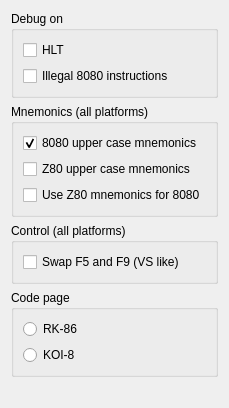
     <widget class="QWidget" name="debugTab">
      <attribute name="title">
       <string>Debugger</string>
      </attribute>
      <layout class="QVBoxLayout" name="verticalLayout_5">
       <item>
        <widget class="QGroupBox" name="debugOnGroupBox">
         <property name="title">
          <string>Debug on</string>
         </property>
         <layout class="QVBoxLayout" name="verticalLayout_3">
          <item>
           <widget class="QCheckBox" name="debugHltCheckBox">
            <property name="sizePolicy">
             <sizepolicy hsizetype="Expanding" vsizetype="Fixed">
              <horstretch>0</horstretch>
              <verstretch>0</verstretch>
             </sizepolicy>
            </property>
            <property name="text">
             <string>HLT</string>
            </property>
           </widget>
          </item>
          <item>
           <widget class="QCheckBox" name="debugIllegalCheckBox">
            <property name="sizePolicy">
             <sizepolicy hsizetype="Expanding" vsizetype="Fixed">
              <horstretch>0</horstretch>
              <verstretch>0</verstretch>
             </sizepolicy>
            </property>
            <property name="text">
             <string>Illegal 8080 instructions</string>
            </property>
           </widget>
          </item>
         </layout>
        </widget>
       </item>
       <item>
        <widget class="QGroupBox" name="mnemonicsGroupBox">
         <property name="enabled">
          <bool>true</bool>
         </property>
         <property name="sizePolicy">
          <sizepolicy hsizetype="Expanding" vsizetype="Preferred">
           <horstretch>0</horstretch>
           <verstretch>0</verstretch>
          </sizepolicy>
         </property>
         <property name="title">
          <string>Mnemonics (all platforms)</string>
         </property>
         <layout class="QVBoxLayout" name="verticalLayout">
          <item>
           <widget class="QCheckBox" name="upper8080checkBox">
            <property name="enabled">
             <bool>true</bool>
            </property>
            <property name="sizePolicy">
             <sizepolicy hsizetype="Expanding" vsizetype="Fixed">
              <horstretch>0</horstretch>
              <verstretch>0</verstretch>
             </sizepolicy>
            </property>
            <property name="text">
             <string>8080 upper case mnemonics</string>
            </property>
            <property name="checkable">
             <bool>true</bool>
            </property>
            <property name="checked">
             <bool>true</bool>
            </property>
           </widget>
          </item>
          <item>
           <widget class="QCheckBox" name="upperZ80checkBox">
            <property name="enabled">
             <bool>true</bool>
            </property>
            <property name="text">
             <string>Z80 upper case mnemonics</string>
            </property>
           </widget>
          </item>
          <item>
           <widget class="QCheckBox" name="forceZ80checkBox">
            <property name="text">
             <string>Use Z80 mnemonics for 8080</string>
            </property>
           </widget>
          </item>
         </layout>
        </widget>
       </item>
       <item>
        <widget class="QGroupBox" name="controlGroupBox">
         <property name="title">
          <string>Control (all platforms)</string>
         </property>
         <layout class="QVBoxLayout" name="verticalLayout_16">
          <item>
           <widget class="QCheckBox" name="swapF5F9checkBox">
            <property name="toolTip">
             <string>&lt;html&gt;&lt;head/&gt;&lt;body&gt;&lt;p&gt;Use F5 for &amp;quot;Run&amp;quot; and F9 for &amp;quot;Set breakpoint&amp;quot;&lt;/p&gt;&lt;/body&gt;&lt;/html&gt;</string>
            </property>
            <property name="text">
             <string>Swap F5 and F9 (VS like)</string>
            </property>
           </widget>
          </item>
         </layout>
        </widget>
       </item>
       <item>
        <widget class="QGroupBox" name="groupBox">
         <property name="title">
          <string>Code page</string>
         </property>
         <layout class="QVBoxLayout" name="verticalLayout_18">
          <item>
           <widget class="QRadioButton" name="rkCodePageRadioButton">
            <property name="text">
             <string>RK-86</string>
            </property>
           </widget>
          </item>
          <item>
           <widget class="QRadioButton" name="koi8CodePageRadioButton">
            <property name="text">
             <string>KOI-8</string>
            </property>
           </widget>
          </item>
         </layout>
        </widget>
       </item>
       <item>
        <spacer name="verticalSpacer_3">
         <property name="orientation">
          <enum>Qt::Vertical</enum>
         </property>
         <property name="sizeType">
          <enum>QSizePolicy::Expanding</enum>
         </property>
         <property name="sizeHint" stdset="0">
          <size>
           <width>20</width>
           <height>20</height>
          </size>
         </property>
        </spacer>
       </item>
      </layout>
     </widget>
